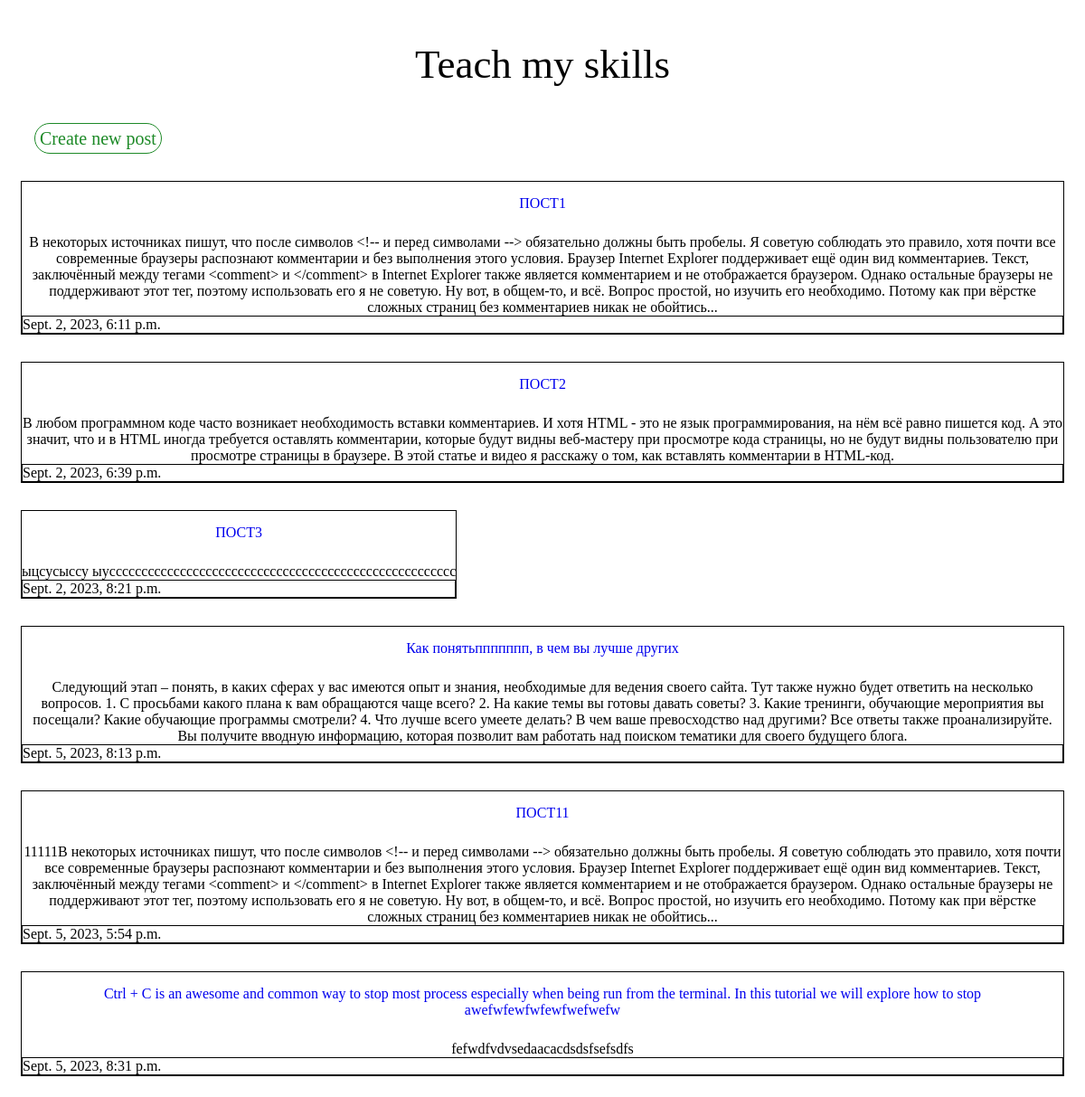
Before: / with the older database file.
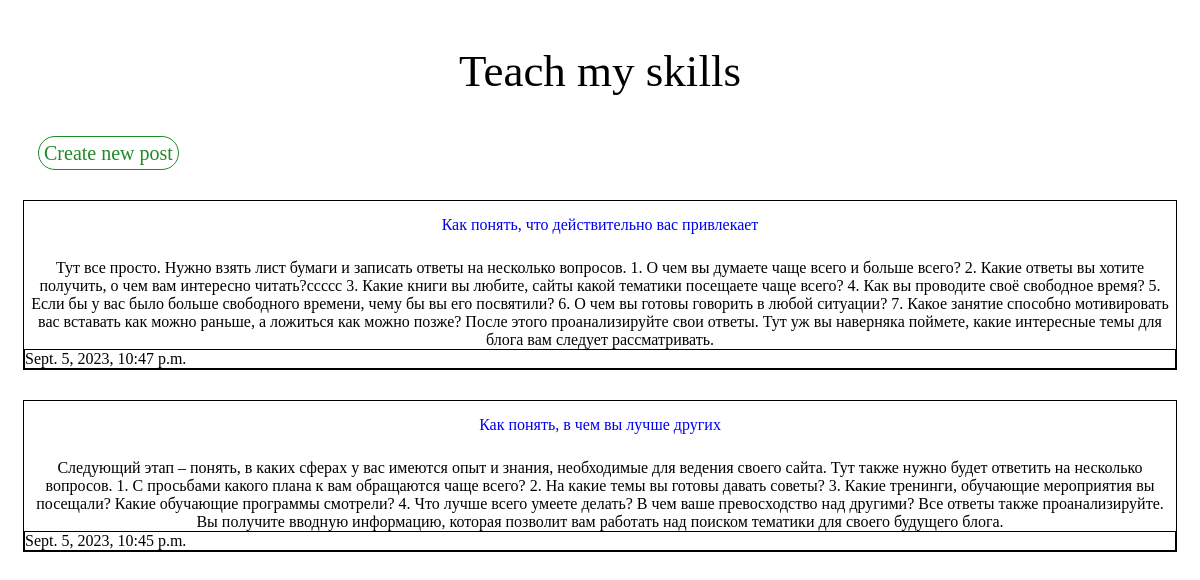
After: the same page with the newer database file.
### blog/models.py (models this page shows)
class Post(models.Model):
    title = models.CharField(max_length=100, verbose_name='Тема')
    text = models.TextField(verbose_name='Текст')
    created_date = models.DateTimeField(verbose_name='Дата создания', auto_now_add=True)
    publish_date = models.DateTimeField(verbose_name='Дата публикации', auto_now_add=True)
    def __str__(self):
        return f'{self.title}'

### blog/views.py (the view)
# urls.py: path('', post_list, name='post_list'),
def post_list(request):
    posts = Post.objects.all()
    context = {'items': posts}
    return render(request, 'blog/post_list.html', context)

### blog/templates/blog/post_list.html (shortened to what this page needs)
<!DOCTYPE html>
<html lang="en">
<head>
</head>
<body>
    <div style="text-align: center">
        <p style="font-size: 45px"> Teach my skills </p>
    </div>
    <div style="margin-left: 30px; margin-bottom: 20px  ">
        <a style="font-size: 20px; color: #1e8a28; border: 1px solid; border-radius: 25px; padding: 5px " href="{% url 'post_new' %}">
            Create new post </a>
    </div>
        {% for post in items %}
    <div style="margin: 15px; display: inline-block">
        <div style="border: 1px solid">
            <div style="margin: 15px; text-align: center" >
               <a href="{% url 'post_detail' post_pk=post.pk %}"> {{ post.title }} </a>
            </div>
            <div style="margin-top: 25px; text-align: center" >
                {{ post.text }}
              </div>
            <div style="border: 1px solid">{{ post.created_date }}</div>
        </div>
    </div>
        {% endfor %}
</body>
</html>

### blog/templates/blog/post_list.html (style rules this page uses)
a { text-decoration: none; }

Changed rows visible on the page:
removed Post: title "ПОСТ1", text "В некоторых источниках пишут, что после символов <!-- и перед символами --> обязательно должны быть пробелы. Я советую соблюдать это правило, хотя почти все современные браузеры распознают комментарии и без выполнения этого условия. Браузер Internet Explorer поддерживает ещё один вид комментариев. Текст, заключённый между тегами <comment> и </comment> в Internet Explorer также является комментарием и не отображается браузером. Однако остальные браузеры не поддерживают этот тег, поэтому использовать его я не советую. Ну вот, в общем-то, и всё. Вопрос простой, но изучить его необходимо. Потому как при вёрстке сложных страниц без комментариев никак не обойтись...", created_date "Sept. 2, 2023, 6:11 p.m."
removed Post: title "ПОСТ2", text "В любом программном коде часто возникает необходимость вставки комментариев. И хотя HTML - это не язык программирования, на нём всё равно пишется код. А это значит, что и в HTML иногда требуется оставлять комментарии, которые будут видны веб-мастеру при просмотре кода страницы, но не будут видны пользователю при просмотре страницы в браузере. В этой статье и видео я расскажу о том, как вставлять комментарии в HTML-код.", created_date "Sept. 2, 2023, 6:39 p.m."
removed Post: title "ПОСТ3", text "ыцсусыссу ыусссссссссссссссссссссссссссссссссссссссссссссссссссссс", created_date "Sept. 2, 2023, 8:21 p.m."
removed Post: title "Как понятьппппппп, в чем вы лучше других", text "Следующий этап – понять, в каких сферах у вас имеются опыт и знания, необходимые для ведения своего сайта. Тут также нужно будет ответить на несколько вопросов. 1. С просьбами какого плана к вам обращаются чаще всего? 2. На какие темы вы готовы давать советы? 3. Какие тренинги, обучающие мероприятия вы посещали? Какие обучающие программы смотрели? 4. Что лучше всего умеете делать? В чем ваше превосходство над другими? Все ответы также проанализируйте. Вы получите вводную информацию, которая позволит вам работать над поиском тематики для своего будущего блога.", created_date "Sept. 5, 2023, 8:13 p.m."
removed Post: title "ПОСТ11", text "11111В некоторых источниках пишут, что после символов <!-- и перед символами --> обязательно должны быть пробелы. Я советую соблюдать это правило, хотя почти все современные браузеры распознают комментарии и без выполнения этого условия. Браузер Internet Explorer поддерживает ещё один вид комментариев. Текст, заключённый между тегами <comment> и </comment> в Internet Explorer также является комментарием и не отображается браузером. Однако остальные браузеры не поддерживают этот тег, поэтому использовать его я не советую. Ну вот, в общем-то, и всё. Вопрос простой, но изучить его необходимо. Потому как при вёрстке сложных страниц без комментариев никак не обойтись...", created_date "Sept. 5, 2023, 5:54 p.m."
removed Post: title "Ctrl + C is an awesome and common way to stop most process especially when being run from the terminal. In this tutorial we will explore how to stop awefwfewfwfewfwefwefw", text "fefwdfvdvsedaacacdsdsfsefsdfs", created_date "Sept. 5, 2023, 8:31 p.m."
added Post: title "Как понять, что действительно вас привлекает", text "Тут все просто. Нужно взять лист бумаги и записать ответы на несколько вопросов. 1. О чем вы думаете чаще всего и больше всего? 2. Какие ответы вы хотите получить, о чем вам интересно читать?ccccc 3. Какие книги вы любите, сайты какой тематики посещаете чаще всего? 4. Как вы проводите своё свободное время? 5. Если бы у вас было больше свободного времени, чему бы вы его посвятили? 6. О чем вы готовы говорить в любой ситуации? 7. Какое занятие способно мотивировать вас вставать как можно раньше, а ложиться как можно позже? После этого проанализируйте свои ответы. Тут уж вы наверняка поймете, какие интересные темы для блога вам следует рассматривать.", created_date "Sept. 5, 2023, 10:47 p.m."
added Post: title "Как понять, в чем вы лучше других", text "Следующий этап – понять, в каких сферах у вас имеются опыт и знания, необходимые для ведения своего сайта. Тут также нужно будет ответить на несколько вопросов. 1. С просьбами какого плана к вам обращаются чаще всего? 2. На какие темы вы готовы давать советы? 3. Какие тренинги, обучающие мероприятия вы посещали? Какие обучающие программы смотрели? 4. Что лучше всего умеете делать? В чем ваше превосходство над другими? Все ответы также проанализируйте. Вы получите вводную информацию, которая позволит вам работать над поиском тематики для своего будущего блога.", created_date "Sept. 5, 2023, 10:45 p.m."
